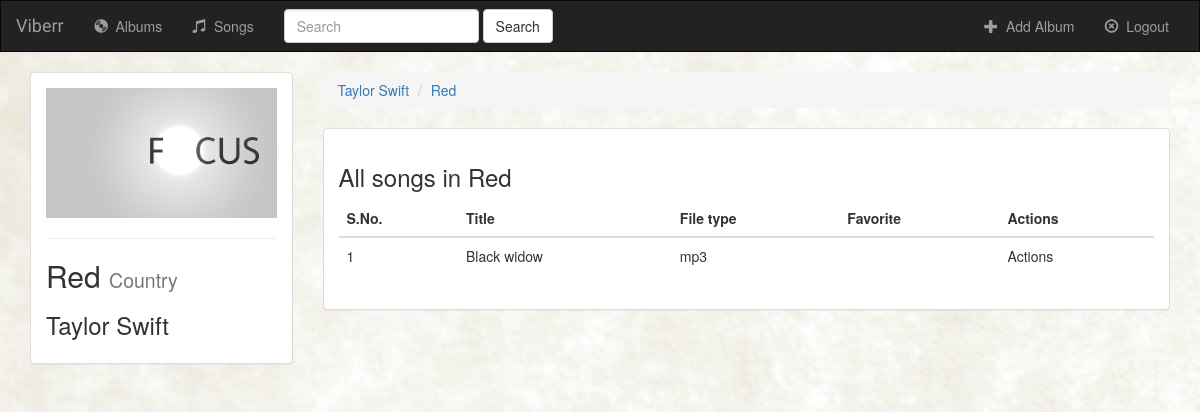
Page /music/4/ on the committed database.
### music/models.py (models this page shows, shortened)
class Album(models.Model):
    artist = models.CharField(max_length=250)
    album_title = models.CharField(max_length=500)
    genre = models.CharField(max_length=100)
    album_logo = models.FileField()
    is_favorite = models.BooleanField(default=False)

class Song(models.Model):
    album = models.ForeignKey(Album, on_delete=models.CASCADE)
    file_type = models.CharField(max_length=10)
    song_title = models.CharField(max_length=250)
    is_favorite = models.BooleanField(default=False)

### music/views.py (the view)
# urls.py: url(r'^(?P<pk>[0-9]+)/$', views.DetailView.as_view(), name='detail'),
class DetailView(generic.DetailView):
	model = Album
	template_name = "music/detail.html"

### music/templates/music/detail.html (shortened to what this page needs)
{% extends 'music/base.html' %}
{% block body %}
	<div class="container">
		<div class="row">
			<div class="col-md-3">
				<div class="panel panel-default">
					<div class="panel-body">
						<a href="{% url 'music:detail' album.id %}">
							{% if album.album_logo %}
								<img src="{{ album.album_logo.url}}" class="img-responsive">
							{% else %}
								<h3>No image to display</h3>
							{% endif %}
						</a>
						<hr />
						<h2>{{ album.album_title}} <small>{{album.genre}}</small></h2>
						<h3>{{ album.artist}}</h3>
					</div>
				</div>
			</div>
			<div class="col-md-9">
				<ol class="breadcrumb">
					<li><a href="#">{{ album.artist }}</a></li>
					<li><a href="{% url 'music:detail' album.id %}">{{ album.album_title }}</a></li>
				</ol>
				<div class="panel panel-default">
					<div class="panel-body">
						<h3>All songs in {{ album.album_title }}</h3>
						<table class="table table-hover">
							<thead>
								<tr>
									<th>S.No.</th>
									<th>Title</th>
									<th>File type</th>
									<th>Favorite</th>
									<th>Actions</th>
							</thead>
							{% for song in album.song_set.all %}
								<tr>
									<td>{{ forloop.counter }}</td>
									<td>{{ song.song_title }}</td>
									<td>{{ song.file_type }}</td>
									<td></td>
									<td>Actions</td>
								</tr>
							{% endfor %}
						</table>
					</div>
				</div>
			</div>
		</div>
	</div>
{% endblock %}

### music/static/music/style.css (style rules this page uses)
body { background: white url("images/background.jpg"); }

### rows in the picture
Album: album_logo (picture), album_title "Red", genre "Country", artist "Taylor Swift"
Song: song_title "Black widow", file_type "mp3"
